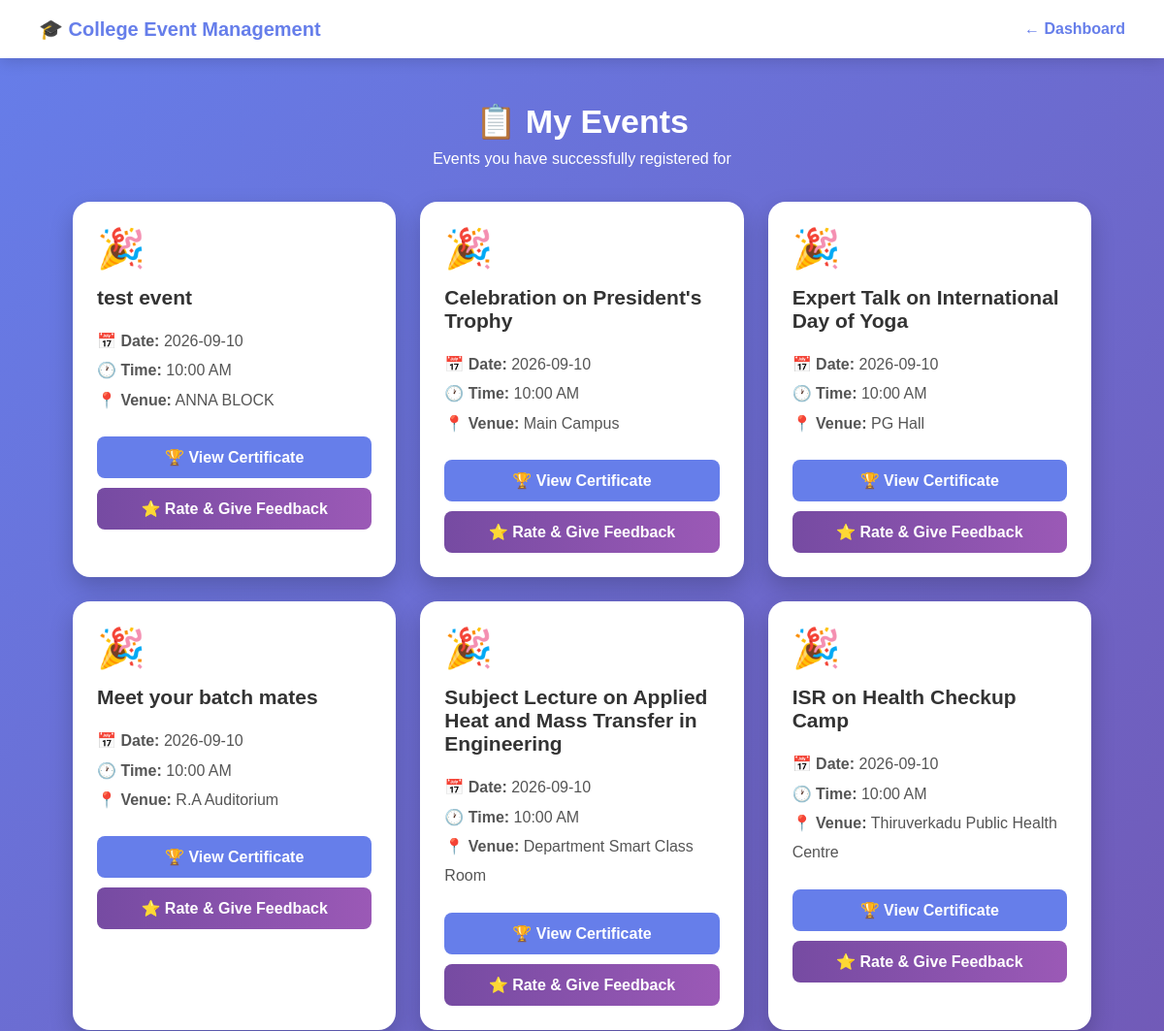
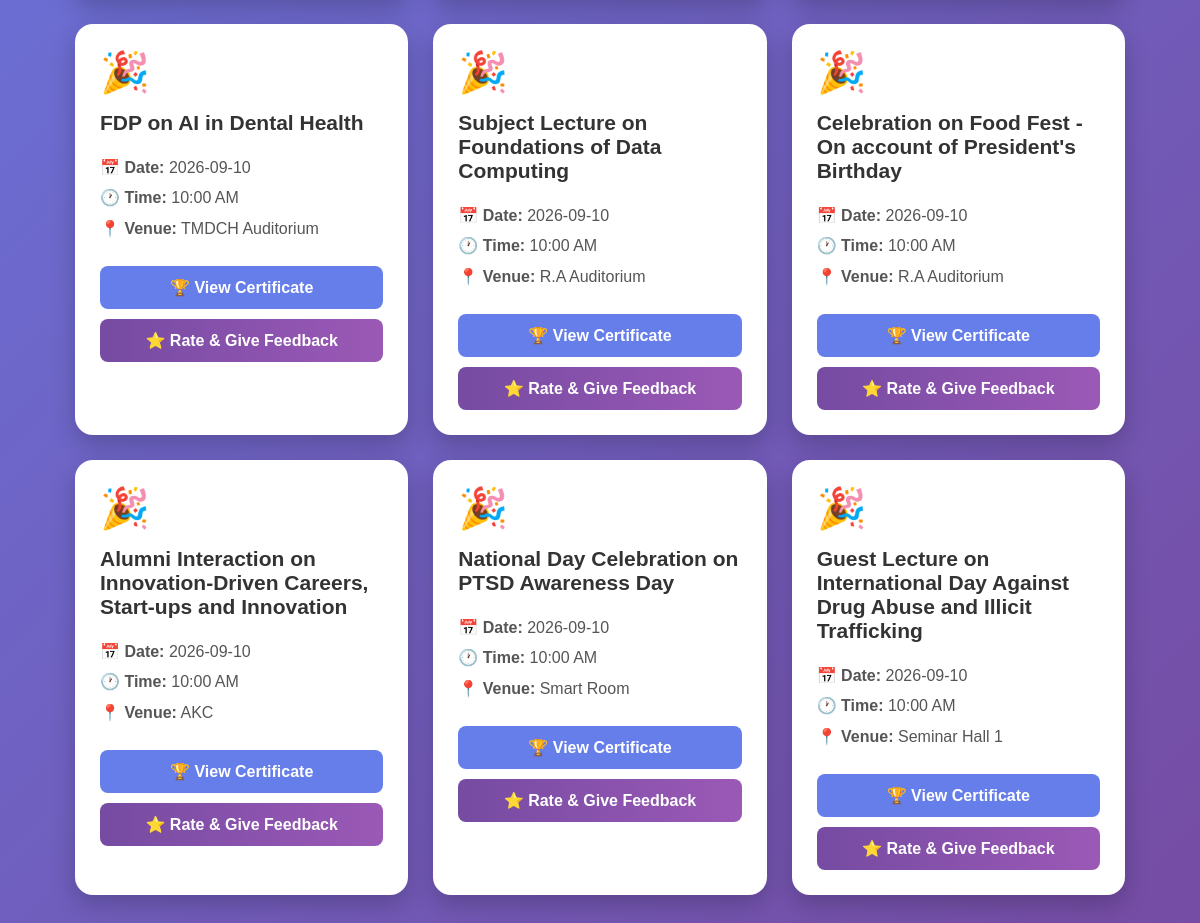
The app's page /my-events (signed in) with its own data (2 pictures, top to bottom).
### tables this page shows
CREATE TABLE events (
            id INTEGER PRIMARY KEY AUTOINCREMENT,
            name TEXT NOT NULL,
            date TEXT NOT NULL,
            time TEXT NOT NULL,
            venue TEXT NOT NULL,
            description TEXT,
            registration_deadline TEXT,
            registration_open INTEGER DEFAULT 1
        , capacity INTEGER DEFAULT 100);

### app.py (the view)
@app.route("/my-events")
def my_events():
    if "student_id" not in session:
        return redirect("/login")
    conn = get_db()
    events = conn.execute(
        """
        SELECT events.*
        FROM events
        INNER JOIN registrations
        ON events.id = registrations.event_id
        WHERE registrations.student_id = ?
        ORDER BY events.date
        """,
        (session["student_id"],)
    ).fetchall()
    conn.close()
    return render_template(
        "my_events.html",
        events=events
    )

### app.py (called while the page is built)
def get_db():
    conn = sqlite3.connect(DATABASE)
    conn.row_factory = sqlite3.Row
    return conn

### templates/my_events.html (shortened to what this page needs)
<!DOCTYPE html>
<html lang="en">
<head>
</head>
<body>
    <div class="header">
        <div class="logo">
            🎓 College Event Management
        </div>
        <a href="/dashboard" class="back">
            ← Dashboard
        </a>
    </div>
    <div class="container">
        <div class="title">
            <h1>📋 My Events</h1>
            <p>
                Events you have successfully registered for
            </p>
        </div>
        {% if events %}
        <div class="events">
            {% for event in events %}
            <div class="event-card">
                <div class="event-icon">
                    🎉
                </div>
                <h2>
                    {{ event.name }}
                </h2>
                <div class="details">
                    📅 <strong>Date:</strong>
                    {{ event.date }}<br>
                    🕐 <strong>Time:</strong>
                    {{ event.time }}<br>
                    📍 <strong>Venue:</strong>
                    {{ event.venue }}
                </div>
                <a
                    href="/certificate/{{ event.id }}"
                    class="certificate-button"
                >
                    🏆 View Certificate
                </a>
                <a
                    href="/rate-event/{{ event.id }}"
                    class="rating-button"
                >
                    ⭐ Rate & Give Feedback
                </a>
            </div>
            {% endfor %}
        </div>
        {% endif %}
    </div>
</body>
</html>

### templates/my_events.html (style rules this page uses)
* { box-sizing: border-box; margin: 0; padding: 0; font-family: Arial, sans-serif; }
body { min-height: 100vh; background: linear-gradient(135deg, #667eea, #764ba2); padding-bottom: 40px; }
.header { background: white; padding: 18px 40px; display: flex; justify-content: space-between; align-items: center; box-shadow: 0 3px 15px rgba(0,0,0,0.15); }
.logo { color: #667eea; font-size: 20px; font-weight: bold; }
.back { color: #667eea; text-decoration: none; font-weight: bold; }
.container { max-width: 1100px; margin: auto; padding: 45px 25px; }
.title { text-align: center; color: white; margin-bottom: 35px; }
.title h1 { font-size: 34px; margin-bottom: 10px; }
.title p { font-size: 16px; }
.events { display: grid; grid-template-columns: repeat(3, 1fr); gap: 25px; }
.event-card { background: white; padding: 25px; border-radius: 18px; box-shadow: 0 10px 25px rgba(0,0,0,0.2); transition: 0.3s; }
.event-icon { font-size: 40px; margin-bottom: 15px; }
.event-card h2 { color: #333; font-size: 21px; margin-bottom: 18px; }
.details { color: #555; line-height: 1.9; margin-bottom: 22px; }
.certificate-button, .rating-button { display: block; width: 100%; text-align: center; padding: 12px; color: white; text-decoration: none; border-radius: 8px; font-weight: bold; margin-top: 10px; transition: 0.3s; }
.certificate-button { background: #667eea; }
.rating-button { background: linear-gradient(90deg, #764ba2, #9b59b6); }

### records on screen
events: name "test event", date "2026-09-10", time "10:00 AM", venue "ANNA BLOCK"
events: name "Celebration on President's Trophy", date "2026-09-10", time "10:00 AM", venue "Main Campus"
events: name "Expert Talk on International Day of Yoga", date "2026-09-10", time "10:00 AM", venue "PG Hall"
events: name "Meet your batch mates", date "2026-09-10", time "10:00 AM", venue "R.A Auditorium"
events: name "Subject Lecture on Applied Heat and Mass Transfer in Engineering", date "2026-09-10", time "10:00 AM", venue "Department Smart Class Room"
events: name "ISR on Health Checkup Camp", date "2026-09-10", time "10:00 AM", venue "Thiruverkadu Public Health Centre"
events: name "FDP on AI in Dental Health", date "2026-09-10", time "10:00 AM", venue "TMDCH Auditorium"
events: name "Subject Lecture on Foundations of Data Computing", date "2026-09-10", time "10:00 AM", venue "R.A Auditorium"
events: name "Celebration on Food Fest - On account of President's Birthday", date "2026-09-10", time "10:00 AM", venue "R.A Auditorium"
events: name "Alumni Interaction on Innovation-Driven Careers, Start-ups and Innovation", date "2026-09-10", time "10:00 AM", venue "AKC"
events: name "National Day Celebration on PTSD Awareness Day", date "2026-09-10", time "10:00 AM", venue "Smart Room"
events: name "Guest Lecture on International Day Against Drug Abuse and Illicit Trafficking", date "2026-09-10", time "10:00 AM", venue "Seminar Hall 1"
